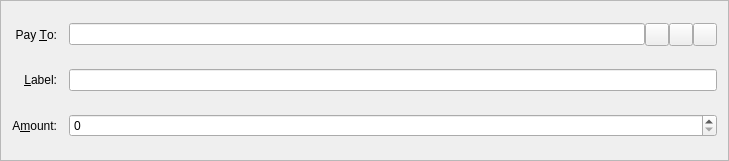
<?xml version="1.0" encoding="UTF-8"?>
<ui version="4.0">
 <class>SendCoinsEntry</class>
 <widget class="QFrame" name="SendCoinsEntry">
  <property name="geometry">
   <rect>
    <x>0</x>
    <y>0</y>
    <width>729</width>
    <height>161</height>
   </rect>
  </property>
  <property name="windowTitle">
   <string>Form</string>
  </property>
  <property name="styleSheet">
   <string notr="true">QProgressBar {
        background-color: #333333;
        border-radius: 6px;
        text-align: center;
        color: white;
}

QProgressBar::chunk {
        background: QLinearGradient(x1: 0, y1: 0, x2: 1, y2: 0, stop: 0 #e86941, stop: 1 #e8694f);
        border-radius: 6px; margin: 0px;
}

QScrollArea {
        border-radius: 6px;
        border-width: 0;
        border-style: none;
        padding: 8px;
        background-color: #111;
        color: white;
}

QSpinBox {
        border-radius: 4px;
        border-width: 0;
        border-style: none;
        padding: 8px;
        background-color: #111;
        color: white;
}

QCheckBox {
        border-radius: 4px;
        border-width: 0;
        border-style: none;
        padding: 8px;
        background-color: #111;
        color: white;
}
QVBoxLayout {
        border-radius: 6px;
        border-width: 0;
        border-style: none;
        padding: 8px;
        background-color: #111;
        color: white;
}

QDialog, QMainWindow, QFrame {
	color: white;
	background-color: #333333;
	border: none;
}

QMenu {
	background-color: #333333; color: white;
}

QLabel {
	background-color: transparent;
}

QCheckBox {
    color: white;
}

QFrame#central { background-color: #333333; border: none }
QFrame#frame, QFrame#frame_2, QFrame#frame_3 {
	background-color: #333333;
	border-style: plain;
	border-width: 20px;
	border-radius: 20px;
	border-color: #111;
	min-width: 10em;
	padding: 6px;
}
QLabel[openExternalLinks=true], QHeaderView { color: #aaaaaa }
QLabel[openExternalLinks=false] { color: white; font-weight: normal }
QPushButton, QToolButton {
	border: 4px solid #111;
	border-radius: 12px;
	background-color: #111;
	color: white;
	padding: 6px;
	margin: 6px;
}
QPushButton:pressed, QToolButton:checked {
	color: #e86941;
}
QPushButton:pressed, QToolButton:pressed {
	border-color: #e86941;
	color: #aaaaaa;
}
QPushButton:disabled, QToolButton:disabled {
	color: #444;
	background-color: #222;
}


#scrollAreaWidgetContents QToolButton {
	border-radius: 8px;
	border-width: 0px;
}

/* the background-color is overridden to transparent for mac os x 
   due to the entire toolbar area not being drawable in a regular
   QMainWindow
*/
QToolBar { background: #333333; border: 0px solid black; padding: 3px; }

QToolBar::handle { image: url(handle.png); }
QStatusBar { background: #333333; }
QMenuBar { background: #333333; }
QMenuBar::item { background: #333333; color: white; }

#scrollAreaWidgetContents { background: #222 }
#scrollAreaWidgetContents &gt; QFrame { background-color: #222; border-width: 0px; border-style: none; }

QLineEdit {
	border-radius: 6px;
	border-width: 2px;
	border-color: #222;
	padding: 8px;
	background-color: #111;
	color: white;
}

QComboBox {
	border-radius: 6px;
	border-width: 0;
	border-style: none;
	padding: 8px;
	background-color: #111;
	color: white;
}

QComboBox::drop-down {
	border-width: 0;
	border-style: none;
	background-color: #111;
	color: white;
}

QTableView {
	background: #111;
	color: white;
	border-style: none;
	selection-background-color: #aaaaaa;
    alternate-background-color: #222;
	selection-color: #111;
	border: 0px solid black;
}

QHeaderView { color: #aaaaaa; background-color: #111; background-image: none; }
QHeaderView::section { color: #aaaaaa; background-color: #222; }
QHeaderView::section:checked { background-color: #111; }

QTabWidget {
	background: #111;
}

 QTabWidget::pane {
     border-top: 2px solid #111;
     border: 4px solid #111;
     border-bottom-left-radius: 8px;
     border-bottom-right-radius: 8px;
     border-top-right-radius: 8px;
	background: #111;
 }

 QTabWidget::tab-bar {
     left: 5px; /* move to the right by 5px */
 }

 /* Style the tab using the tab sub-control. Note that
     it reads QTabBar _not_ QTabWidget */
 QTabBar::tab {
     background: #111;
     border: 4px solid #222;
     border-bottom-color: #111; /* same as the pane color */
     border-top-left-radius: 4px;
     border-top-right-radius: 4px;
     min-width: 8ex;
     padding: 4px;
     color: #888;
 }

 QTabBar::tab:selected, QTabBar::tab:hover {
     color: #aaaaaa
 }

 QTabBar::tab:selected {
     border-color: #111; /* same as pane color */
     border-top-color: #aaaaaa;
 }

 QTabBar::tab:!selected {
     margin-top: 2px; /* make non-selected tabs look smaller */
 }

 /* make use of negative margins for overlapping tabs */
 QTabBar::tab:selected {
     /* expand/overlap to the left and right by 4px */
     margin-left: -4px;
     margin-right: -4px;
 }

 QTabBar::tab:first:selected {
     margin-left: 0; /* the first selected tab has nothing to overlap with on the left */
 }

 QTabBar::tab:last:selected {
     margin-right: 0; /* the last selected tab has nothing to overlap with on the right */
 }

 QTabBar::tab:only-one {
     margin: 0; /* if there is only one tab, we don't want overlapping margins */
 }


</string>
  </property>
  <property name="frameShape">
   <enum>QFrame::StyledPanel</enum>
  </property>
  <property name="frameShadow">
   <enum>QFrame::Sunken</enum>
  </property>
  <layout class="QGridLayout" name="gridLayout">
   <property name="spacing">
    <number>12</number>
   </property>
   <item row="4" column="0">
    <widget class="QLabel" name="label_4">
     <property name="text">
      <string>&amp;Label:</string>
     </property>
     <property name="alignment">
      <set>Qt::AlignRight|Qt::AlignTrailing|Qt::AlignVCenter</set>
     </property>
     <property name="buddy">
      <cstring>addAsLabel</cstring>
     </property>
    </widget>
   </item>
   <item row="4" column="1">
    <layout class="QHBoxLayout" name="horizontalLayout_2">
     <property name="spacing">
      <number>0</number>
     </property>
     <item>
      <widget class="QValidatedLineEdit" name="addAsLabel">
       <property name="enabled">
        <bool>true</bool>
       </property>
       <property name="toolTip">
        <string>Enter a label for this address to add it to your address book</string>
       </property>
      </widget>
     </item>
    </layout>
   </item>
   <item row="3" column="0">
    <widget class="QLabel" name="label_2">
     <property name="text">
      <string>Pay &amp;To:</string>
     </property>
     <property name="alignment">
      <set>Qt::AlignRight|Qt::AlignTrailing|Qt::AlignVCenter</set>
     </property>
     <property name="buddy">
      <cstring>payTo</cstring>
     </property>
    </widget>
   </item>
   <item row="3" column="1">
    <layout class="QHBoxLayout" name="payToLayout">
     <property name="spacing">
      <number>0</number>
     </property>
     <item>
      <widget class="QValidatedLineEdit" name="payTo">
       <property name="toolTip">
        <string>The address to send the payment to  (e.g. Fibre7KHzUQJnSdzvpiigEGxseKkDhQToX)</string>
       </property>
       <property name="maxLength">
        <number>34</number>
       </property>
      </widget>
     </item>
     <item>
      <widget class="QToolButton" name="addressBookButton">
       <property name="toolTip">
        <string>Choose address from address book</string>
       </property>
       <property name="text">
        <string/>
       </property>
       <property name="icon">
        <iconset resource="../bitcoin.qrc">
         <normaloff>:/icons/address-book</normaloff>:/icons/address-book</iconset>
       </property>
       <property name="shortcut">
        <string>Alt+A</string>
       </property>
      </widget>
     </item>
     <item>
      <widget class="QToolButton" name="pasteButton">
       <property name="toolTip">
        <string>Paste address from clipboard</string>
       </property>
       <property name="text">
        <string/>
       </property>
       <property name="icon">
        <iconset resource="../bitcoin.qrc">
         <normaloff>:/icons/editpaste</normaloff>:/icons/editpaste</iconset>
       </property>
       <property name="shortcut">
        <string>Alt+P</string>
       </property>
      </widget>
     </item>
     <item>
      <widget class="QToolButton" name="deleteButton">
       <property name="toolTip">
        <string>Remove this recipient</string>
       </property>
       <property name="text">
        <string/>
       </property>
       <property name="icon">
        <iconset resource="../bitcoin.qrc">
         <normaloff>:/icons/remove</normaloff>:/icons/remove</iconset>
       </property>
      </widget>
     </item>
    </layout>
   </item>
   <item row="5" column="0">
    <widget class="QLabel" name="label">
     <property name="text">
      <string>A&amp;mount:</string>
     </property>
     <property name="alignment">
      <set>Qt::AlignRight|Qt::AlignTrailing|Qt::AlignVCenter</set>
     </property>
     <property name="buddy">
      <cstring>payAmount</cstring>
     </property>
    </widget>
   </item>
   <item row="5" column="1">
    <layout class="QHBoxLayout" name="horizontalLayout_3">
     <item>
      <widget class="BitcoinAmountField" name="payAmount"/>
     </item>
    </layout>
   </item>
  </layout>
 </widget>
 <customwidgets>
  <customwidget>
   <class>BitcoinAmountField</class>
   <extends>QSpinBox</extends>
   <header>bitcoinamountfield.h</header>
   <container>1</container>
  </customwidget>
  <customwidget>
   <class>QValidatedLineEdit</class>
   <extends>QLineEdit</extends>
   <header>qvalidatedlineedit.h</header>
  </customwidget>
 </customwidgets>
 <resources>
  <include location="../bitcoin.qrc"/>
 </resources>
 <connections/>
</ui>
